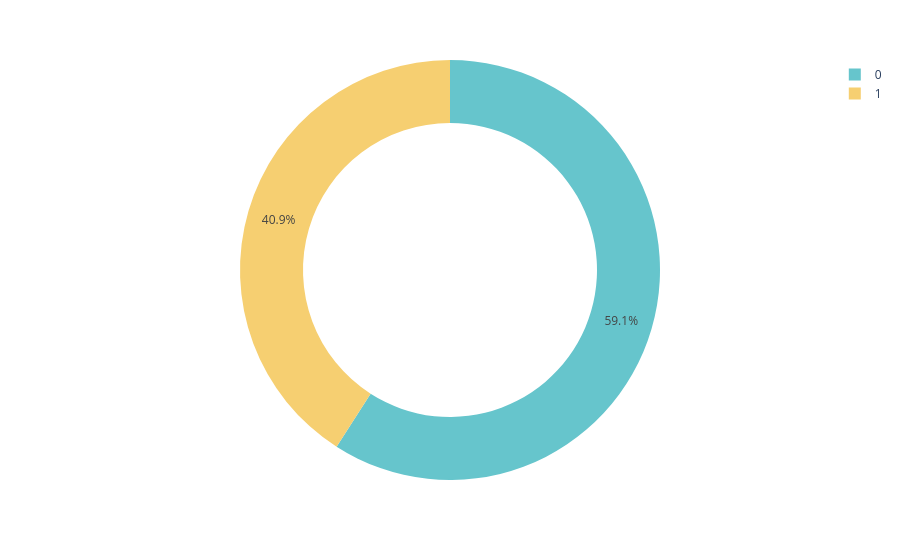

Notebook code for this chart:
### Code cell
import plotly.express as px
fig = px.pie(df, names="Survived", color_discrete_sequence= px.colors.qualitative.Pastel, hole = 0.7)
fig.show()

### Figure 1 — Plotly figure (JSON) as saved in the notebook; plotly's stock layout.template omitted (floating-point values rounded to 4 significant figures; data arrays with more than 128 entries replaced by an {"elided": "..."} marker saying what was removed)
{"data": [{"domain": {"x": [0, 1], "y": [0, 1]}, "hole": 0.7, "hovertemplate": "Survived=%{label}<extra></extra>", "labels": {"elided": "760 int values"}, "legendgroup": "", "name": "", "showlegend": true, "type": "pie"}], "layout": {"legend": {"tracegroupgap": 0}, "margin": {"t": 60}, "piecolorway": ["rgb(102, 197, 204)", "rgb(246, 207, 113)", "rgb(248, 156, 116)", "rgb(220, 176, 242)", "rgb(135, 197, 95)", "rgb(158, 185, 243)", "rgb(254, 136, 177)", "rgb(201, 219, 116)", "rgb(139, 224, 164)", "rgb(180, 151, 231)", "rgb(179, 179, 179)"]}}
